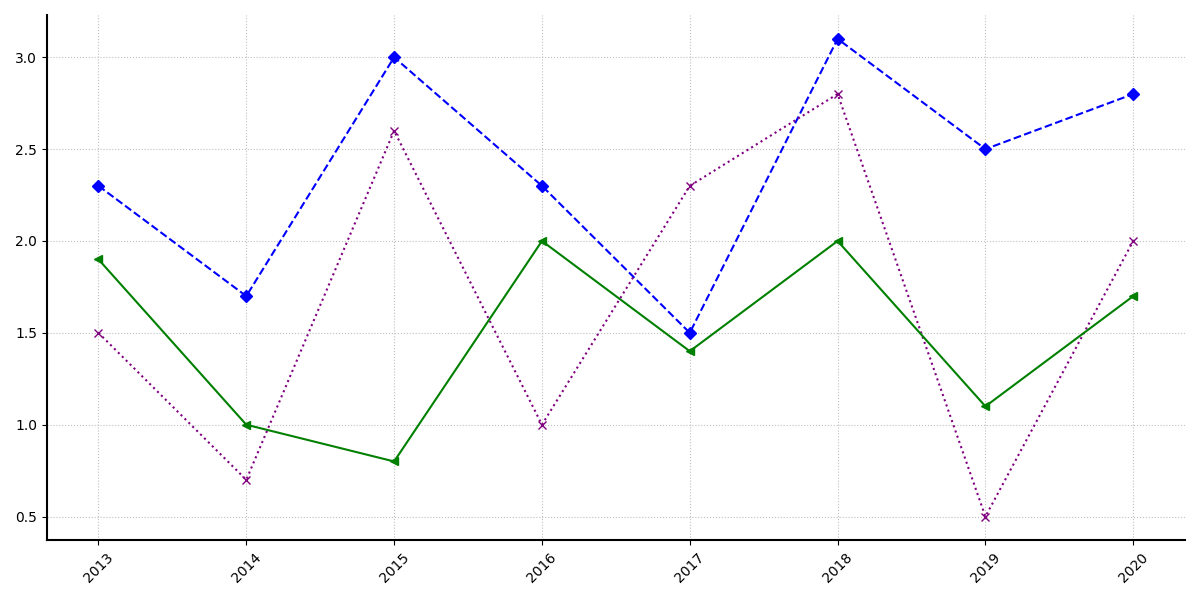

The script that drew this image:
import matplotlib.pyplot as plt
import numpy as np

years = np.arange(2013, 2021)
facebook_hours = [2.3, 1.7, 3.0, 2.3, 1.5, 3.1, 2.5, 2.8]  # Altered data points
instagram_hours = [1.5, 0.7, 2.6, 1.0, 2.3, 2.8, 0.5, 2.0]  # Altered data points
twitter_hours = [1.9, 1.0, 0.8, 2.0, 1.4, 2.0, 1.1, 1.7]  # Altered data points

fig, ax = plt.subplots(figsize=(12, 6))

ax.plot(years, facebook_hours, color='blue', linestyle='--', marker='D')
ax.plot(years, instagram_hours, color='purple', linestyle=':', marker='x')
ax.plot(years, twitter_hours, color='green', linestyle='-', marker='<')

ax.grid(True, linestyle=':', alpha=0.8)

ax.set_xticks(years)
ax.set_xticklabels(years, rotation=45)

ax.spines['top'].set_color('none')
ax.spines['right'].set_color('none')
ax.spines['left'].set_linewidth(1.5)
ax.spines['bottom'].set_linewidth(1.5)

plt.tight_layout()
plt.show()
